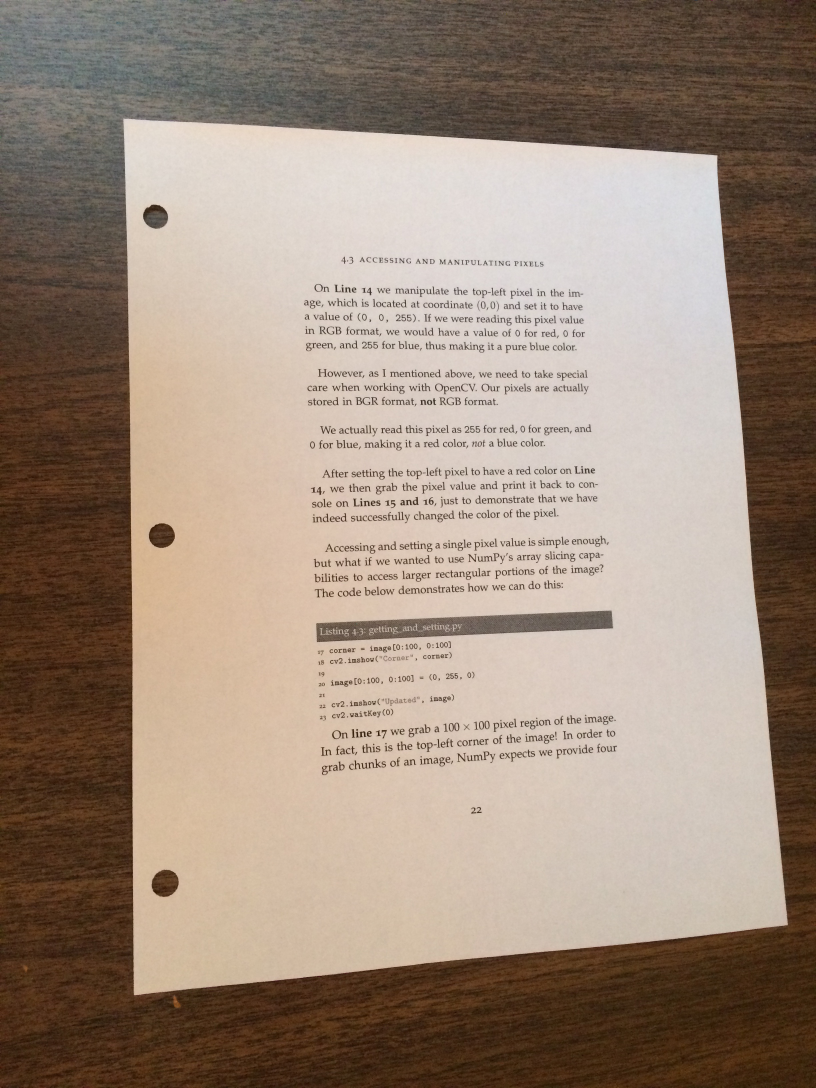
#> input picture images/page.jpg, 2448 x 3264 px, found by its file name (shown at 1/3 size)
$ python scan.py --image images/page.jpg   (Python 2 division)   (older library calls are emulated)
#> lines starting #> are read from the running program, lines starting #| are printed output that depends on the picture; after the words box and inside, x2 and y2 are one past the last pixel; in counts of white or black regions, pixels touching at a corner belong together
### document-scanner/pyimagesearch/imutils.py
# Import the necessary packages
import numpy as np
import cv2

# [23 lines left out: functions translate, rotate, not called in this run]

def resize(image, width = None, height = None, inter = cv2.INTER_AREA):
	# initialize the dimensions of the image to be resized and
	# grab the image size
	dim = None
	(h, w) = image.shape[:2]

	# if both the width and height are None, then return the
	# original image
	if width is None and height is None:
		return image

	# check to see if the width is None
	if width is None:
		# calculate the ratio of the height and construct the
		# dimensions
		r = height / float(h)
		dim = (int(w * r), height)

	# otherwise, the height is None
	else:
		# calculate the ratio of the width and construct the
		# dimensions
		r = width / float(w)
		dim = (width, int(h * r))

	# resize the image
	resized = cv2.resize(image, dim, interpolation = inter)

	# return the resized image
	return resized

### document-scanner/pyimagesearch/transform.py
# import the necessary packages
import numpy as np
import cv2

def order_points(pts):
	# initialzie a list of coordinates that will be ordered
	# such that the first entry in the list is the top-left,
	# the second entry is the top-right, the third is the
	# bottom-right, and the fourth is the bottom-left
	rect = np.zeros((4, 2), dtype = "float32")

	# the top-left point will have the smallest sum, whereas
	# the bottom-right point will have the largest sum
	s = pts.sum(axis = 1)
	rect[0] = pts[np.argmin(s)]
	rect[2] = pts[np.argmax(s)]

	# now, compute the difference between the points, the
	# top-right point will have the smallest difference,
	# whereas the bottom-left will have the largest difference
	diff = np.diff(pts, axis = 1)
	rect[1] = pts[np.argmin(diff)]
	rect[3] = pts[np.argmax(diff)]

	# return the ordered coordinates
	return rect

def four_point_transform(image, pts):
	# obtain a consistent order of the points and unpack them
	# individually
	rect = order_points(pts)
	(tl, tr, br, bl) = rect

	# compute the width of the new image, which will be the
	# maximum distance between bottom-right and bottom-left
	# x-coordiates or the top-right and top-left x-coordinates
	widthA = np.sqrt(((br[0] - bl[0]) ** 2) + ((br[1] - bl[1]) ** 2))
	widthB = np.sqrt(((tr[0] - tl[0]) ** 2) + ((tr[1] - tl[1]) ** 2))
	maxWidth = max(int(widthA), int(widthB))

	# compute the height of the new image, which will be the
	# maximum distance between the top-right and bottom-right
	# y-coordinates or the top-left and bottom-left y-coordinates
	heightA = np.sqrt(((tr[0] - br[0]) ** 2) + ((tr[1] - br[1]) ** 2))
	heightB = np.sqrt(((tl[0] - bl[0]) ** 2) + ((tl[1] - bl[1]) ** 2))
	maxHeight = max(int(heightA), int(heightB))

	# now that we have the dimensions of the new image, construct
	# the set of destination points to obtain a "birds eye view",
	# (i.e. top-down view) of the image, again specifying points
	# in the top-left, top-right, bottom-right, and bottom-left
	# order
	dst = np.array([
		[0, 0],
		[maxWidth - 1, 0],
		[maxWidth - 1, maxHeight - 1],
		[0, maxHeight - 1]], dtype = "float32")

	# compute the perspective transform matrix and then apply it
	M = cv2.getPerspectiveTransform(rect, dst)
	warped = cv2.warpPerspective(image, M, (maxWidth, maxHeight))

	# return the warped image
	return warped

### document-scanner/scan.py
# USAGE
# python scan.py --image images/page.jpg

# import the necessary packages
from __future__ import division
from pyimagesearch.transform import four_point_transform
from pyimagesearch import imutils
from skimage.filters import threshold_adaptive
from math import sqrt
from PIL import Image, ImageOps, ImageEnhance
from google.cloud import vision
import argparse
import cv2
import numpy
import io
import re
import json

DISTANCE_THRESHOLD = 20
AREA_THRESHOLD = 0.5

DESIRED_COMBINED_CODE_WIDTH = 400

# construct the argument parser and parse the arguments
ap = argparse.ArgumentParser()
ap.add_argument("-i", "--image", required=True,
                help="Path to the image to be scanned")
args = vars(ap.parse_args())

# load the image and compute the ratio of the old height
# to the new height, clone it, and resize it
image = cv2.imread(args["image"])
#> image is the input picture: shape (3264, 2448, 3); mean B, G, R 123.7, 138.6, 156.7
ratio = image.shape[1] / 500.0
orig = image.copy()
image = imutils.resize(image, width=500)

# convert the image to grayscale, blur it, and find edges
# in the image
gray = cv2.cvtColor(image, cv2.COLOR_BGR2GRAY)
gray = cv2.GaussianBlur(gray, (5, 5), 0)
edged = cv2.Canny(gray, 75, 200)
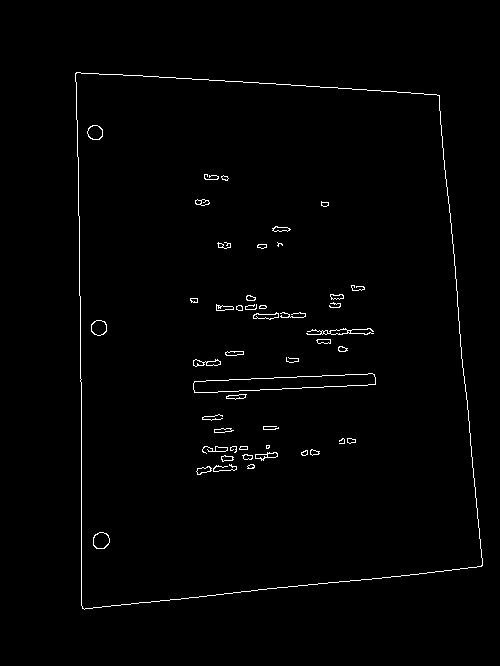
#> edged: shape (666, 500); 1.2% white in thin lines or dots, all inside (x1, y1, x2, y2) = (75, 72, 483, 610)

# save the original image and the edge detected image
# print"STEP 1: Edge Detection"
cv2.imwrite('1-original.png', orig)
cv2.imwrite('1-edges.png', edged)

# find the contours in the edged image, keeping only the
# largest ones, and initialize the screen contour
_, contours, _ = cv2.findContours(edged.copy(), cv2.RETR_LIST, cv2.CHAIN_APPROX_SIMPLE)
#> contours = 91 contours, 24 with area under 20; largest, box (x1, y1, x2, y2) and area: (75, 72, 483, 610) 192246, (75, 72, 483, 610) 192242, (193, 373, 376, 393) 2041, (193, 373, 376, 393) 2039, (93, 532, 110, 549) 214
contours = sorted(contours, key=cv2.contourArea, reverse=True)


def distance(pointA, pointB):
    dX = pointA[0][0] - pointB[0][0]
    dY = pointA[0][1] - pointB[0][1]
    return sqrt(dX ** 2 + dY ** 2)


lastContourArea = 1
gamePieceGeometries = []
duplicatePieceGeometries = []

# loop over the contours
for contour in contours:
    area = cv2.contourArea(contour)

    # when there's a dramatic shift in contour surface areas (i.e. 1/2 as small as the last one),
    # then we've probably stopped finding game pieces
    if area / lastContourArea < AREA_THRESHOLD:
        break

    # approximate the contour
    perimeter = cv2.arcLength(contour, True)
    newGeometry = cv2.approxPolyDP(contour, 0.05 * perimeter, True)

    # if our approximated contour does not have four points,
    # then it's probably not a game piece and we can discard it
    if len(newGeometry) != 4:
        break

    lastContourArea = area

    # print"%s, %s, %s, %s" % (newGeometry[0][0], newGeometry[1][0], newGeometry[2][0], newGeometry[3][0])

    # sometimes OpenCV finds multiple similar & overlapping shape geometries,
    # so lets make sure this geometry doesn't already exist in our list of found game pieces
    for existingGeometry in gamePieceGeometries:
        # assign existing piece geometry to a new variable
        # since we will be removing points once found
        existingPoints = existingGeometry
        similarPoints = 0
        for newPoint in newGeometry:
            for index, existingPoint in enumerate(existingPoints):
                if distance(newPoint, existingPoint) <= DISTANCE_THRESHOLD:
                    similarPoints += 1
                    # This point is similar to one of the existing ones.
                    # Delete it so we don't try to match it to a new one next time.
                    numpy.delete(existingPoints, index)
                    break
        if similarPoints == 4:
            # all four points in this new geometry are similar to an
            # existing piece geometry, so this piece is not unique.
            # print"similar rectangle found!"
            duplicatePieceGeometries.append(newGeometry)
            break

    else:
        # if we don't overlap with a similar rectangle that we've found already
        # (ie we didn't `break` above), then add this piece to the list of found geometries
        firstPieceContour = newGeometry
        gamePieceGeometries.append(newGeometry)
#> this loop made 3 passes
#> (area, perimeter, newGeometry, lastContourArea) on pass 1: (192245.5, 1819.1, [[76, 72], [82, 608], [481, 566], [439, 95]], 192245.5)
#> after the loop, duplicatePieceGeometries = [[[77, 72], [439, 96], [480, 566], [82, 607]]]; gamePieceGeometries = [[[76, 72], [82, 608], [481, 566], [439, 95]]]

# print"%s game pieces found" % len(gamePieceGeometries)

# save the contour (outline) of the piece of paper
# print"STEP 2: Find contours of paper"
cv2.drawContours(image, gamePieceGeometries, -1, (0, 255, 0), 2)
#> image: shape (666, 500, 3)
# cv2.drawContours(image, duplicatePieceGeometries, -1, (0, 0, 255), 2)
cv2.imwrite('2-contours.png', image)

# these aspect ratios come from directly measuring the monopoly game pieces
A = 0.306122449  # aspect ratio of fully stripped pieces
B = 0.394557823  # aspect ratio of single-stripped pieces
C = 0.472972973  # aspect ratio of in tact pieces
smallAspectRatioThreshold = (B - A) / 2 + A  # = 0.350340136  #small (fully stripped) piece threshold
largeAspectRatioThreshold = (C - B) / 2 + B  # = 0.433765398  #large (in tact) piece threshold
singleStripDelta = (B - A) * 2  # = 0.088435374  #  proportional height of one strip on a single-strip piece
multiStripDelta = (C - A) / 2  # = 0.083425262  #  proportional height of each strip on a multi-strip piece


# [13 lines left out: function get_average_brightness, not called in this run]


onlineCodeImages = []
manualCodeImages = []

for index, geometry in enumerate(gamePieceGeometries):
    # print"########### %s ###########" % index
    # apply the four point transform to obtain a
    # top-down view of the original image
    warped = four_point_transform(orig, geometry.reshape(4, 2) * ratio)

    # convert the warped image to grayscale, then threshold it
    # to give it that 'black and white' paper effect
    # warped = cv2.cvtColor(warped, cv2.COLOR_BGR2GRAY)
    # warped = threshold_adaptive(warped, 251, offset=10)
    # warped = warped.astype("uint8") * 255

    # STEP 3: Apply perspective transform
    cv2.imwrite("3-warped-%s.png" % index, warped)

    # STEP 4: Crop only desired areas
    pilImage = Image.fromarray(warped)
    width, height = pilImage.size

    aspectRatio = height / width
    if smallAspectRatioThreshold < aspectRatio < largeAspectRatioThreshold:
        stripHeight = singleStripDelta * height * 1.3

        topStrip = pilImage.crop((0, 0.1 * stripHeight, width, stripHeight))
        bottomStrip = pilImage.crop((0, height - stripHeight, width, height - 0.1 * stripHeight))

        # topStrip.save("4-topStrip-%s.png" % index)
        # bottomStrip.save("4-bottomStrip-%s.png" % index)

        # use the average brightness to determine
        if get_average_brightness(topStrip) > get_average_brightness(bottomStrip):
            # use the bottom section, strip off top
            # print"using bottom"
            pilImage = pilImage.crop((0, stripHeight, width, height))
        else:
            # print"using top"
            # use the top section, strip off bottom
            pilImage = pilImage.crop((0, 0, width, height - stripHeight))

    elif aspectRatio > largeAspectRatioThreshold:
        # if its a large game piece, strip off both top and bottom strips
        pilImage = pilImage.crop((0, height * multiStripDelta, width, height - height * multiStripDelta))

    pilImage.save("5-strip-cropped-%s.png" % index)

    # print'original dimensions:', width, height

    if index == 0:
        rando = pilImage
    # proportional crop positions for getting the online code
    width, height = pilImage.size
    left = int(width * .10)
    top = int(height * .64)
    right = int(width * .45)
    bottom = int(height * .78)
    # print'online code crop positions:', left, top, right, bottom

    onlineCodeImage = pilImage.crop((left, top, right, bottom))
    croppedWidth, croppedHeight = onlineCodeImage.size
    # print'online code cropped dimensions:', croppedWidth, croppedHeight
    desiredRatio = croppedWidth / DESIRED_COMBINED_CODE_WIDTH
    newHeight = int(croppedHeight / desiredRatio)
    onlineCodeImage = onlineCodeImage.resize((DESIRED_COMBINED_CODE_WIDTH, newHeight), Image.ANTIALIAS)
    onlineCodeImage.save("6-online-code-cropped-%s.png" % index)
    onlineCodeImages.append(onlineCodeImage)

    # proportional crop positions for getting the manual game pieces
    left = int(width * .59)
    top = int(height * .68)  # .64
    right = int(width * 0.99)
    bottom = int(height * .75)  # .77
    # print'manual code crop positions:', left, top, right, bottom

    manualCodeImage = pilImage.crop((left, top, right, bottom))
    croppedWidth, croppedHeight = manualCodeImage.size
    # print'manual code cropped dimensions:', croppedWidth, croppedHeight
    desiredRatio = croppedWidth / DESIRED_COMBINED_CODE_WIDTH
    newHeight = int(croppedHeight / desiredRatio)
    manualCodeImage = manualCodeImage.resize((DESIRED_COMBINED_CODE_WIDTH, newHeight), Image.ANTIALIAS)
    # [5 lines of commented-out code are left out]
    manualCodeImage.save("7-manual-code-cropped-%s.png" % index)
    manualCodeImages.append(manualCodeImage)
#> this loop made 1 pass
#> (geometry, tl in four_point_transform, tr in four_point_transform, br in four_point_transform, bl in four_point_transform) on pass 1: ([[76, 72], [82, 608], [481, 566], [439, 95]], [372.1, 352.5], [2149.3, 465.1], [2355, 2771.1], [401.5, 2976.8])
#> pass 1, in four_point_transform, `warped = cv2.warpPerspective(image, M, (maxWidth, maxHeight))`:
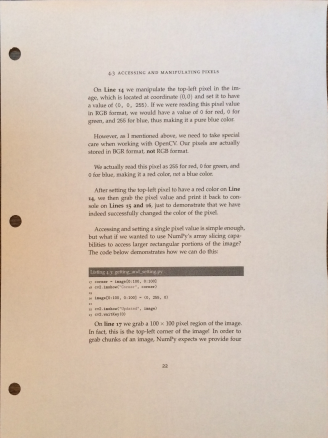
#> warped: shape (2624, 1964, 3) (shown at 1/6 size); mean B, G, R 183.8, 196.6, 211.6
#> pass 1, `pilImage = pilImage.crop((0, height * multiStripDelta, width, height -..`:
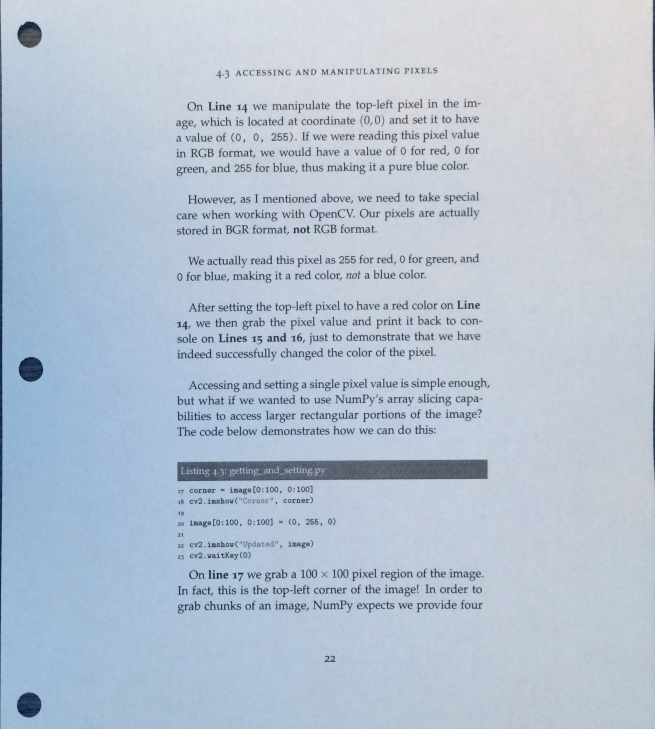
#> pilImage: PIL image 1964x2186 RGB (shown at 1/3 size); mean R, G, B 182.2, 195.1, 210.6
#> pass 1, `onlineCodeImage = onlineCodeImage.resize((DESIRED_COMBINED_CODE_WIDTH,..`:
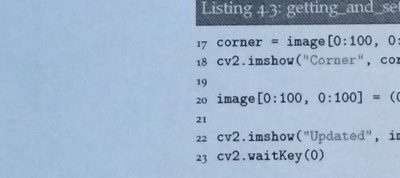
#> onlineCodeImage: PIL image 400x178 RGB; mean R, G, B 160.4, 181.5, 205.1
#> after the loop:
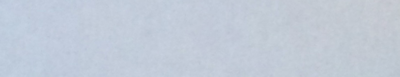
#> manualCodeImage: PIL image 400x77 RGB; mean R, G, B 193.9, 202.9, 215.7
#> after the loop, manualCodeImages = 1 item; onlineCodeImages = 1 item

onlineWidths, onlineHeights = zip(*(i.size for i in onlineCodeImages))
#> onlineWidths = (400,); onlineHeights = (178,)
manualWidths, manualHeights = zip(*(i.size for i in manualCodeImages))
#> manualWidths = (400,); manualHeights = (77,)

# create a new image to place all the online codes on
totalWidth = max(onlineWidths)
#> totalWidth = 400
maxHeight = sum(onlineHeights)
#> maxHeight = 178
combinedOnlineCodesImage = Image.new('RGB', (totalWidth, maxHeight), (0, 0, 0, 255))
#> combinedOnlineCodesImage: PIL image 400x178 RGB; every value is 0
yOffset = 0
for index, img in enumerate(onlineCodeImages):
    combinedOnlineCodesImage.paste(img, (0, yOffset))
    yOffset += img.size[1]
#> this loop made 1 pass
#> after the loop, yOffset = 178
# combinedOnlineCodesImage.show()
combinedOnlineCodesImage.save('8-online-codes-together.png')

# create a new image to place all the manual codes on
bufferHeight = 5
totalWidth = max(manualWidths)
maxHeight = sum(manualHeights) + bufferHeight * len(manualHeights)
#> maxHeight = 82
combinedManualCodesImage = Image.new('RGB', (totalWidth, maxHeight), (178, 197, 217, 255))
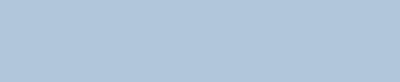
#> combinedManualCodesImage: PIL image 400x82 RGB; mean R, G, B 178, 197, 217
yOffset = 0
for index, img in enumerate(manualCodeImages):
    combinedManualCodesImage.paste(img, (0, yOffset))
    yOffset += img.size[1] + bufferHeight
#> this loop made 1 pass
#> yOffset on pass 1: 82
#> after the loop, yOffset = 82

#####################################################
combinedManualCodesImage.show()
new = Image.new('RGB', (298, 233), (178, 197, 217, 255))
col1 = combinedManualCodesImage.crop((0, 0, 69, 233))
col2 = combinedManualCodesImage.crop((107, 0, 176, 233))
col3 = combinedManualCodesImage.crop((218, 0, 287, 233))
col4 = combinedManualCodesImage.crop((325, 0, 400, 233))
new.paste(col1, (0, 0))
new.paste(col2, (74, 0))
new.paste(col3, (148, 0))
new.paste(col4, (223, 0))
new = new.convert('L')  # convert to grayscale
#> new: PIL image 298x233 L
grayscaleImageArray = threshold_adaptive(numpy.asarray(new), 251, offset=10)
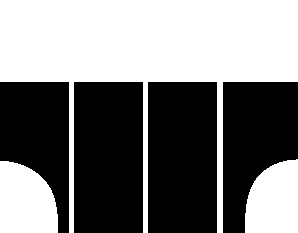
#> grayscaleImageArray: shape (233, 298) bool; 48.5% white; 3 white regions, box (x1, y1, x2, y2) and area: (0, 0, 298, 233) 26852, (0, 161, 58, 233) 3501, (245, 159, 298, 233) 3303
new = Image.fromarray(grayscaleImageArray.astype("uint8") * 255)
combinedManualCodesImage = new

combinedManualCodesImage.show()
combinedManualCodesImage.save('8-manual-codes-together.png')

vision_client = vision.Client()

# [7 lines of commented-out code are left out]
imgByteArr = io.BytesIO()
rando.show()
rando.save(imgByteArr, format='PNG')
image = vision_client.image(content=imgByteArr.getvalue())
manualDocument = image.detect_text()

import ipdb; ipdb.set_trace()

# if not len(onlineDocument) or not len(manualDocument):
#     exit(1)
#
# onlineText = onlineDocument[0].description
manualText = manualDocument[0].description
# if not onlineText or not manualText:
#     exit(2)

# onlineLines = onlineText.splitlines()
manualLines = manualText.splitlines()

correctOnlineCodes = [
    'M7C9N9C5Z78X462K',
    'MHT78WCLV7NP1G7C',
    'M2G9YPCN57XC7WTH',
    'MKGCWLCMC7ZXV73T',
    'MA9PCXCTR7552GNK',
    'M8ZLWTC5L7V6A235',
    'MH7T85CXW7GH9RMC',
]

correctManualCodes = [
    '8H69A',
    '8T30B',
    '8V25A',
    '8Y15G',

    '8Z04D',
    '8H71C',
    '8B96A',
    '8Q42B',

    '8G76D',
    '9H33B',
    '8R38B',
    '8C95E',

    '8B97B',
    '9A02A',
    '9D18C',
    '8S33A',

    '9F25B',
    '8F79C',
    '8D88C',
    '8Z01A',

    '8Y15G',
    '9B09C',
    '8W23C',
    '8H69A',

    '8G73A',
    '8Y09A',
    '8P48D',
    '8H69A',

    '8V28D',
    '8Y10B',
    '9J36A',
    '8D90E',
]

onlineCodes = []
manualCodes = []

regex = re.compile('[^1-9ACGHKLMNPRTVWXYZ]')  # regex for valid game piece characters
# for index, line in enumerate(onlineLines):
#     line = regex.sub('', line)  # remove invalid characters
#     onlineCodes.append(line)

for line in manualLines:
    manualCodes += line.split()

from pprint import pprint

# [5 lines of commented-out code are left out]

correctOnlineCount = sum(True for code in onlineCodes if code in correctOnlineCodes)
correctManualCount = sum(True for code in manualCodes if code in correctManualCodes)

# print"%s / %s correct online codes (%s%%)" % (correctOnlineCount, len(correctOnlineCodes), correctOnlineCount / len(correctOnlineCodes) * 100)
print"%s / %s correct manual codes (%s%%)" % (
    correctManualCount, len(correctManualCodes), correctManualCount / len(correctManualCodes) * 100)

import ipdb; ipdb.set_trace()
